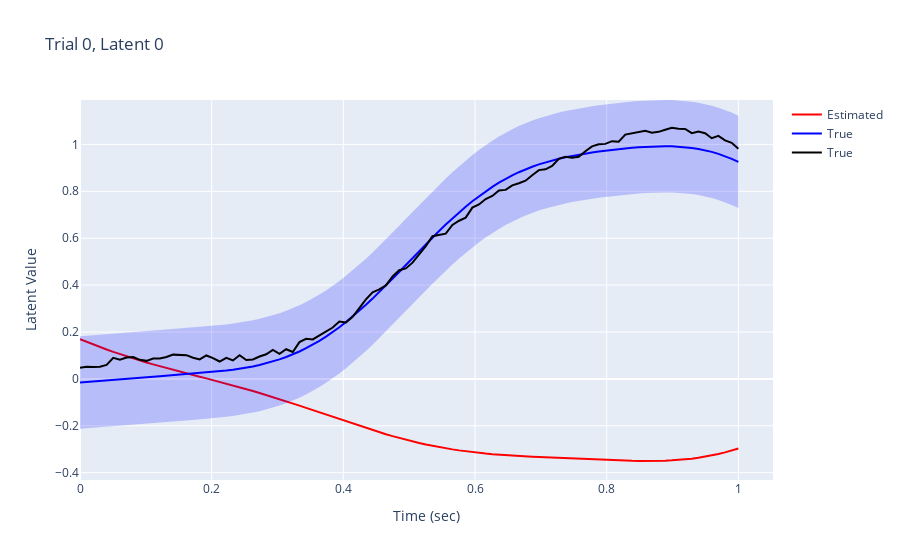

Source (notebook cell):
### Markdown cell above
# Predict and plot true and estimated latents

### Code cell
eTimes = trueLatentsTimes
with torch.no_grad():
    eLatentsMeans, eLatentsSTDs = model.predictLatents(newTimes=eTimes[0])

tLatentsSamplesToPlot = trueLatentsSamples[trialToPlot][latentToPlot,:]
tLatentsMeansToPlot = trueLatentsMeans[trialToPlot][latentToPlot,:]
tLatentsSTDsToPlot = trueLatentsSTDs[trialToPlot][latentToPlot,:]
eLatentsMeansToPlot = eLatentsMeans[trialToPlot,:,latentToPlot]
eLatentsSTDsToPlot = eLatentsSTDs[trialToPlot,:,latentToPlot]
title = "Trial {:d}, Latent {:d}".format(trialToPlot, latentToPlot)
fig = plot.svGPFA.plotUtilsPlotly.getPlotTrueAndEstimatedLatentsOneTrialOneLatent(
    tTimes = trueLatentsTimes[0],
    tLatentsSamples=tLatentsSamplesToPlot,
    tLatentsMeans=tLatentsMeansToPlot,
    tLatentsSTDs=tLatentsSTDsToPlot,
    eTimes=eTimes[0],
    eLatentsMeans=eLatentsMeansToPlot,
    eLatentsSTDs=eLatentsSTDsToPlot,
    title=title,
)
fig.show()
# IPython.display.HTML(fig.to_html())
